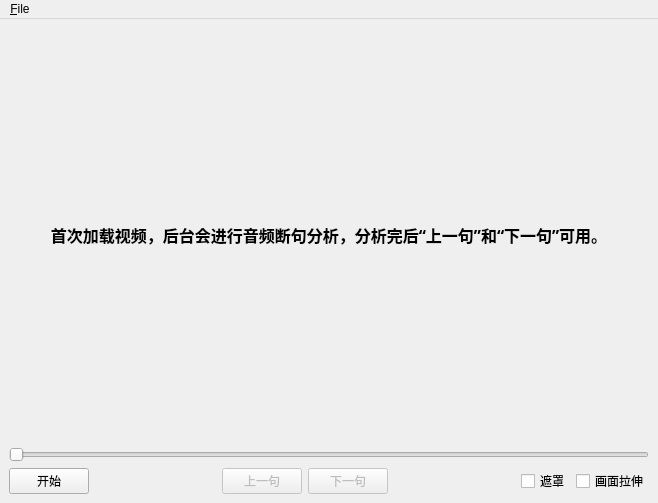
<?xml version="1.0" encoding="UTF-8"?>
<ui version="4.0">
 <class>MainWindow</class>
 <widget class="QMainWindow" name="MainWindow">
  <property name="geometry">
   <rect>
    <x>0</x>
    <y>0</y>
    <width>658</width>
    <height>503</height>
   </rect>
  </property>
  <property name="minimumSize">
   <size>
    <width>640</width>
    <height>480</height>
   </size>
  </property>
  <property name="windowTitle">
   <string>llPlayer</string>
  </property>
  <widget class="QWidget" name="centralwidget">
   <property name="sizePolicy">
    <sizepolicy hsizetype="Preferred" vsizetype="Preferred">
     <horstretch>0</horstretch>
     <verstretch>0</verstretch>
    </sizepolicy>
   </property>
   <layout class="QGridLayout" name="gridLayout">
    <item row="0" column="0">
     <widget class="QLabel" name="label">
      <property name="sizePolicy">
       <sizepolicy hsizetype="Preferred" vsizetype="Expanding">
        <horstretch>0</horstretch>
        <verstretch>0</verstretch>
       </sizepolicy>
      </property>
      <property name="minimumSize">
       <size>
        <width>0</width>
        <height>12</height>
       </size>
      </property>
      <property name="font">
       <font>
        <family>Aharoni</family>
        <pointsize>12</pointsize>
        <weight>75</weight>
        <bold>true</bold>
       </font>
      </property>
      <property name="text">
       <string>首次加载视频，后台会进行音频断句分析，分析完后“上一句”和“下一句”可用。</string>
      </property>
      <property name="alignment">
       <set>Qt::AlignCenter</set>
      </property>
      <property name="wordWrap">
       <bool>true</bool>
      </property>
     </widget>
    </item>
    <item row="1" column="0">
     <widget class="QSlider" name="progress_slider">
      <property name="sizePolicy">
       <sizepolicy hsizetype="Preferred" vsizetype="Preferred">
        <horstretch>0</horstretch>
        <verstretch>0</verstretch>
       </sizepolicy>
      </property>
      <property name="orientation">
       <enum>Qt::Horizontal</enum>
      </property>
     </widget>
    </item>
    <item row="2" column="0">
     <layout class="QHBoxLayout" name="horizontalLayout">
      <item>
       <widget class="QPushButton" name="start_pause_btn">
        <property name="text">
         <string>开始</string>
        </property>
       </widget>
      </item>
      <item>
       <spacer name="horizontalSpacer">
        <property name="orientation">
         <enum>Qt::Horizontal</enum>
        </property>
        <property name="sizeHint" stdset="0">
         <size>
          <width>40</width>
          <height>20</height>
         </size>
        </property>
       </spacer>
      </item>
      <item>
       <widget class="QPushButton" name="prev_btn">
        <property name="enabled">
         <bool>false</bool>
        </property>
        <property name="text">
         <string>上一句</string>
        </property>
       </widget>
      </item>
      <item>
       <widget class="QPushButton" name="next_btn">
        <property name="enabled">
         <bool>false</bool>
        </property>
        <property name="text">
         <string>下一句</string>
        </property>
       </widget>
      </item>
      <item>
       <spacer name="horizontalSpacer_2">
        <property name="orientation">
         <enum>Qt::Horizontal</enum>
        </property>
        <property name="sizeHint" stdset="0">
         <size>
          <width>40</width>
          <height>20</height>
         </size>
        </property>
       </spacer>
      </item>
      <item>
       <widget class="QCheckBox" name="show_mask">
        <property name="text">
         <string>遮罩</string>
        </property>
       </widget>
      </item>
      <item>
       <widget class="QCheckBox" name="image_stretch">
        <property name="text">
         <string>画面拉伸</string>
        </property>
       </widget>
      </item>
     </layout>
    </item>
   </layout>
  </widget>
  <widget class="QMenuBar" name="menubar">
   <property name="geometry">
    <rect>
     <x>0</x>
     <y>0</y>
     <width>658</width>
     <height>23</height>
    </rect>
   </property>
   <widget class="QMenu" name="menu_file">
    <property name="title">
     <string>&amp;File</string>
    </property>
    <addaction name="action_open"/>
   </widget>
   <addaction name="menu_file"/>
  </widget>
  <action name="action_open">
   <property name="text">
    <string>&amp;Open</string>
   </property>
  </action>
 </widget>
 <resources/>
 <connections>
  <connection>
   <sender>prev_btn</sender>
   <signal>clicked()</signal>
   <receiver>MainWindow</receiver>
   <slot>prev_sentence()</slot>
   <hints>
    <hint type="sourcelabel">
     <x>301</x>
     <y>492</y>
    </hint>
    <hint type="destinationlabel">
     <x>262</x>
     <y>439</y>
    </hint>
   </hints>
  </connection>
  <connection>
   <sender>next_btn</sender>
   <signal>clicked()</signal>
   <receiver>MainWindow</receiver>
   <slot>next_sentence()</slot>
   <hints>
    <hint type="sourcelabel">
     <x>382</x>
     <y>492</y>
    </hint>
    <hint type="destinationlabel">
     <x>532</x>
     <y>439</y>
    </hint>
   </hints>
  </connection>
  <connection>
   <sender>action_open</sender>
   <signal>triggered()</signal>
   <receiver>MainWindow</receiver>
   <slot>open_file()</slot>
   <hints>
    <hint type="sourcelabel">
     <x>-1</x>
     <y>-1</y>
    </hint>
    <hint type="destinationlabel">
     <x>385</x>
     <y>268</y>
    </hint>
   </hints>
  </connection>
  <connection>
   <sender>show_mask</sender>
   <signal>stateChanged(int)</signal>
   <receiver>MainWindow</receiver>
   <slot>is_show_mask(int)</slot>
   <hints>
    <hint type="sourcelabel">
     <x>570</x>
     <y>488</y>
    </hint>
    <hint type="destinationlabel">
     <x>639</x>
     <y>439</y>
    </hint>
   </hints>
  </connection>
  <connection>
   <sender>progress_slider</sender>
   <signal>valueChanged(int)</signal>
   <receiver>MainWindow</receiver>
   <slot>move_to(int)</slot>
   <hints>
    <hint type="sourcelabel">
     <x>186</x>
     <y>462</y>
    </hint>
    <hint type="destinationlabel">
     <x>178</x>
     <y>395</y>
    </hint>
   </hints>
  </connection>
  <connection>
   <sender>progress_slider</sender>
   <signal>sliderReleased()</signal>
   <receiver>MainWindow</receiver>
   <slot>start_here()</slot>
   <hints>
    <hint type="sourcelabel">
     <x>137</x>
     <y>462</y>
    </hint>
    <hint type="destinationlabel">
     <x>126</x>
     <y>396</y>
    </hint>
   </hints>
  </connection>
  <connection>
   <sender>progress_slider</sender>
   <signal>sliderPressed()</signal>
   <receiver>MainWindow</receiver>
   <slot>slider_press()</slot>
   <hints>
    <hint type="sourcelabel">
     <x>456</x>
     <y>462</y>
    </hint>
    <hint type="destinationlabel">
     <x>451</x>
     <y>447</y>
    </hint>
   </hints>
  </connection>
  <connection>
   <sender>start_pause_btn</sender>
   <signal>clicked()</signal>
   <receiver>MainWindow</receiver>
   <slot>start_pause()</slot>
   <hints>
    <hint type="sourcelabel">
     <x>56</x>
     <y>480</y>
    </hint>
    <hint type="destinationlabel">
     <x>99</x>
     <y>477</y>
    </hint>
   </hints>
  </connection>
  <connection>
   <sender>image_stretch</sender>
   <signal>stateChanged(int)</signal>
   <receiver>MainWindow</receiver>
   <slot>is_image_stretch()</slot>
   <hints>
    <hint type="sourcelabel">
     <x>599</x>
     <y>483</y>
    </hint>
    <hint type="destinationlabel">
     <x>604</x>
     <y>494</y>
    </hint>
   </hints>
  </connection>
 </connections>
 <slots>
  <slot>prev_sentence()</slot>
  <slot>next_sentence()</slot>
  <slot>start_pause()</slot>
  <slot>is_show_mask(int)</slot>
  <slot>open_file()</slot>
  <slot>progress(int)</slot>
  <slot>start_here()</slot>
  <slot>move_to(int)</slot>
  <slot>slider_press()</slot>
  <slot>is_image_stretch()</slot>
 </slots>
</ui>
